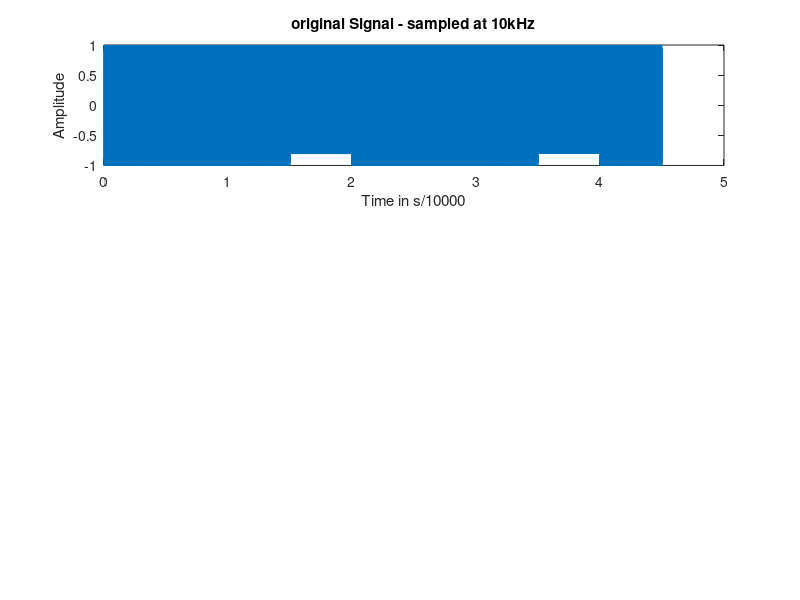

The MATLAB source for this figure: (Note: this script raises an error after producing the figure.)
%Aufgabe 1 
%Aliasing - Diskrete Fouriertransformation

playsound = true;
fs = 10000; % Abtastfrequenz
Ts = 1/fs; %Abtastintervall

samplingRate = [10000, 6000];
freqVec = 500 : 500 : 4500;
t = 0 : Ts : 0.5-Ts;
wave = [];
periodPerFreq = 0.5;

for i = 1 : length(freqVec)
    tmp = cos(2 * pi * freqVec(i) * t);
    %wave = cat(2, wave, tmp);
    wave = [wave tmp];
    t = (i * 0.5) : Ts : (i * 0.5 + 0.5 - Ts); %shift wave 0.5 time units
end

tPlot = 0 : Ts : (length(freqVec)*0.5 - Ts);
subplot(3, 1, 1);
    plot(tPlot, wave);
    ylim([-1, 1]);
    title('original Signal - sampled at 10kHz');
    xlabel (sprintf ('Time in s/%d', fs));
    ylabel ('Amplitude');

if playsound
    playblocking(audioplayer(wave, fs));
end 

newFs = 6000; %change of sampling frequency
newTs = 1/newFs;

tNew = 0 : newTs : (length(freqVec)*0.5 - newTs);
waveNew = wave(1 : (5.0/3) : end); %10000kHz / 6000kHz = 5/3 -> takes only every 5/3 value of original wave (needs to be verified)

if playsound
    playblocking(audioplayer(waveNew, newFs));
end

subplot(3, 1, 2);
    plot(tNew, waveNew);
    %ylim([-1, 1]);
    title('sampled at 6kHz');
    xlabel (sprintf('Time in s/%d', newFs));
    ylabel ('Amplitude');
    
%using matlab resample function
[p, q] = rat(newFs/fs, 0.0001); %rational fraction aprox
resampledWave = resample(wave, p, q);

if playsound
    playblocking(audioplayer(resampledWave,newFs));
end

subplot(3,1,3);
    plot(tNew, resampledWave); 
    %ylim([-1,1]);
    title('resampled at 6kHz with resample function');
    xlabel (sprintf ('Time in s/%d', newFs));
    ylabel ('Amplitude');


    
    
    
    
    
    
    


